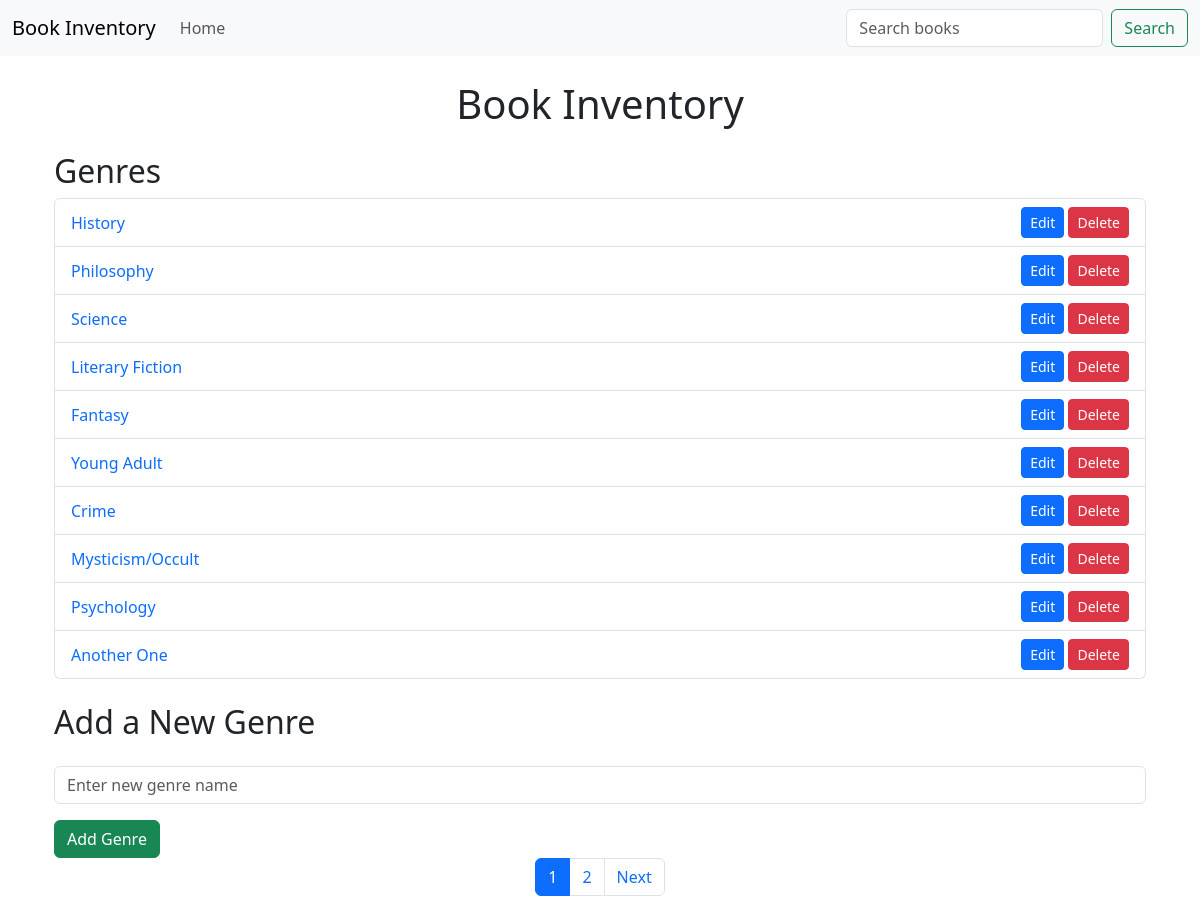
The page / on the database its author committed.
### models/book.py (models this page shows)
class Genre(db.Model):
    __tablename__ = 'genres'
    id = db.Column(db.Integer, primary_key=True)
    name = db.Column(db.String(100), unique=True, nullable=False)
    books = db.relationship('Book', backref='genre',
                            cascade="all, delete-orphan", lazy=True)

### app.py (the view)
@app.route('/')
def index():
    page = request.args.get('page', 1, type=int)
    genres = Genre.query.paginate(page=page, per_page=10)
    return render_template('home.html', genres=genres)

### templates/home.html (shortened to what this page needs)
{%extends 'layout.html'%} {%block body %}
<div class="container my-4">
  <h1 class="text-center mb-4">Book Inventory</h1>
  <h2>Genres</h2>
  <ul class="list-group mb-4">
    {% for genre in genres %}
    <li
      class="list-group-item d-flex justify-content-between align-items-center"
    >
      <div>
        <a
          href="{{ url_for('view_genre', genre_name=genre.name.replace(' ', '-')) }}"
          class="text-decoration-none"
        >
          {{ genre.name }}
        </a>
      </div>
      <div>
        <a
          href="{{ url_for('edit_genre', genre_id=genre.id) }}"
          class="btn btn-sm btn-primary"
          >Edit</a
        >
        <form
          action="{{ url_for('delete_genre', genre_id=genre.id) }}"
          method="POST"
          style="display: inline"
        >
          <button
            type="submit"
            class="btn btn-sm btn-danger"
            onclick="return confirm('Are you sure you want to delete this genre?');"
          >
            Delete
          </button>
        </form>
      </div>
    </li>
    {% endfor %}
  </ul>
  <h2 class="my-4">Add a New Genre</h2>
  <form
    action="{{ url_for('add_genre') }}"
    method="POST"
    class="needs-validation"
    novalidate
  >
    <div class="mb-3">
      <input
        type="text"
        name="name"
        class="form-control"
        placeholder="Enter new genre name"
        required
      />
    </div>
    <button type="submit" class="btn btn-success">Add Genre</button>
  </form>
  <nav aria-label="Page navigation">
    <ul class="pagination justify-content-center">
      {% for page_num in genres.iter_pages(left_edge=1, right_edge=1, left_current=2, right_current=2) %}
      {% if page_num %}
      <li class="page-item {% if page_num == genres.page %}active{% endif %}">
        <a class="page-link" href="{{ url_for('index', page=page_num) }}">{{ page_num }}</a>
      </li>
      {% else %}
      <li class="page-item disabled"><span class="page-link">...</span></li>
      {% endif %}
      {% endfor %}
      {% if genres.has_next %}
      <li class="page-item">
        <a class="page-link" href="{{ url_for('index', page=genres.next_num) }}">Next</a>
      </li>
      {% endif %}
    </ul>
  </nav>
</div>
</div>
{% endblock%}

### rows shown on the page
Genre: name "History"
Genre: name "Philosophy"
Genre: name "Science"
Genre: name "Literary Fiction"
Genre: name "Fantasy"
Genre: name "Young Adult"
Genre: name "Crime"
Genre: name "Mysticism/Occult"
Genre: name "Psychology"
Genre: name "Another One"

### other values the page prints
{{ page_num }} "1" "2"
